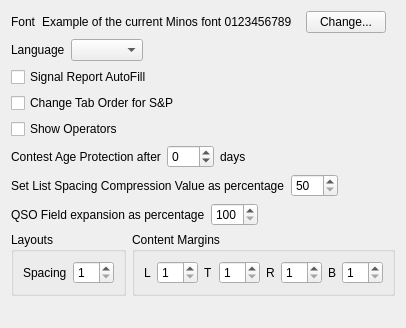
<?xml version="1.0" encoding="UTF-8"?>
<ui version="4.0">
 <class>DisplayOptions</class>
 <widget class="QFrame" name="DisplayOptions">
  <property name="geometry">
   <rect>
    <x>0</x>
    <y>0</y>
    <width>394</width>
    <height>328</height>
   </rect>
  </property>
  <property name="windowTitle">
   <string>Frame</string>
  </property>
  <layout class="QVBoxLayout" name="verticalLayout">
   <item>
    <layout class="QHBoxLayout" name="horizontalLayout_7">
     <item>
      <layout class="QVBoxLayout" name="verticalLayout_4">
       <item>
        <layout class="QHBoxLayout" name="horizontalLayout_4">
         <item>
          <widget class="QLabel" name="label_5">
           <property name="text">
            <string>Font</string>
           </property>
          </widget>
         </item>
         <item>
          <widget class="QLabel" name="FontLabel">
           <property name="text">
            <string>Example of the current Minos font 0123456789</string>
           </property>
          </widget>
         </item>
         <item>
          <spacer name="horizontalSpacer_3">
           <property name="orientation">
            <enum>Qt::Horizontal</enum>
           </property>
           <property name="sizeHint" stdset="0">
            <size>
             <width>40</width>
             <height>20</height>
            </size>
           </property>
          </spacer>
         </item>
         <item>
          <widget class="QPushButton" name="FontChangeButton">
           <property name="text">
            <string>Change...</string>
           </property>
          </widget>
         </item>
        </layout>
       </item>
       <item>
        <layout class="QHBoxLayout" name="horizontalLayout_5">
         <item>
          <widget class="QLabel" name="label_6">
           <property name="text">
            <string>Language</string>
           </property>
          </widget>
         </item>
         <item>
          <widget class="QComboBox" name="LanguageComboBox"/>
         </item>
         <item>
          <spacer name="horizontalSpacer_4">
           <property name="orientation">
            <enum>Qt::Horizontal</enum>
           </property>
           <property name="sizeHint" stdset="0">
            <size>
             <width>40</width>
             <height>20</height>
            </size>
           </property>
          </spacer>
         </item>
        </layout>
       </item>
      </layout>
     </item>
     <item>
      <spacer name="horizontalSpacer_7">
       <property name="orientation">
        <enum>Qt::Horizontal</enum>
       </property>
       <property name="sizeHint" stdset="0">
        <size>
         <width>40</width>
         <height>20</height>
        </size>
       </property>
      </spacer>
     </item>
    </layout>
   </item>
   <item>
    <layout class="QHBoxLayout" name="horizontalLayout_6">
     <item>
      <layout class="QVBoxLayout" name="verticalLayout_3">
       <item>
        <widget class="QCheckBox" name="ReportAutofillcb">
         <property name="text">
          <string>Signal Report AutoFill</string>
         </property>
        </widget>
       </item>
       <item>
        <widget class="QCheckBox" name="TabSandPActioncb">
         <property name="text">
          <string>Change Tab Order for S&amp;&amp;P</string>
         </property>
        </widget>
       </item>
       <item>
        <widget class="QCheckBox" name="ShowOperatorscb">
         <property name="text">
          <string>Show Operators</string>
         </property>
        </widget>
       </item>
      </layout>
     </item>
     <item>
      <spacer name="horizontalSpacer_6">
       <property name="orientation">
        <enum>Qt::Horizontal</enum>
       </property>
       <property name="sizeHint" stdset="0">
        <size>
         <width>40</width>
         <height>20</height>
        </size>
       </property>
      </spacer>
     </item>
    </layout>
   </item>
   <item>
    <layout class="QHBoxLayout" name="horizontalLayout">
     <item>
      <widget class="QLabel" name="label_2">
       <property name="text">
        <string>Contest Age Protection after</string>
       </property>
      </widget>
     </item>
     <item>
      <widget class="QSpinBox" name="ageSpinner">
       <property name="minimum">
        <number>-1</number>
       </property>
       <property name="maximum">
        <number>365</number>
       </property>
      </widget>
     </item>
     <item>
      <widget class="QLabel" name="label_3">
       <property name="text">
        <string>days</string>
       </property>
      </widget>
     </item>
     <item>
      <spacer name="horizontalSpacer_5">
       <property name="orientation">
        <enum>Qt::Horizontal</enum>
       </property>
       <property name="sizeHint" stdset="0">
        <size>
         <width>40</width>
         <height>20</height>
        </size>
       </property>
      </spacer>
     </item>
    </layout>
   </item>
   <item>
    <layout class="QHBoxLayout" name="horizontalLayout_3">
     <item>
      <widget class="QLabel" name="label">
       <property name="text">
        <string>Set List Spacing Compression Value as percentage</string>
       </property>
      </widget>
     </item>
     <item>
      <widget class="QSpinBox" name="ListCompressionSpinner">
       <property name="minimum">
        <number>50</number>
       </property>
       <property name="maximum">
        <number>150</number>
       </property>
      </widget>
     </item>
     <item>
      <spacer name="horizontalSpacer">
       <property name="orientation">
        <enum>Qt::Horizontal</enum>
       </property>
       <property name="sizeHint" stdset="0">
        <size>
         <width>40</width>
         <height>20</height>
        </size>
       </property>
      </spacer>
     </item>
    </layout>
   </item>
   <item>
    <layout class="QHBoxLayout" name="horizontalLayout_2">
     <item>
      <widget class="QLabel" name="label_4">
       <property name="text">
        <string>QSO Field expansion as percentage</string>
       </property>
      </widget>
     </item>
     <item>
      <widget class="QSpinBox" name="QSOFieldExpansionSpinner">
       <property name="minimum">
        <number>100</number>
       </property>
       <property name="maximum">
        <number>200</number>
       </property>
      </widget>
     </item>
     <item>
      <spacer name="horizontalSpacer_2">
       <property name="orientation">
        <enum>Qt::Horizontal</enum>
       </property>
       <property name="sizeHint" stdset="0">
        <size>
         <width>40</width>
         <height>20</height>
        </size>
       </property>
      </spacer>
     </item>
    </layout>
   </item>
   <item>
    <layout class="QHBoxLayout" name="horizontalLayout_10">
     <item>
      <widget class="QGroupBox" name="groupBox">
       <property name="title">
        <string>Layouts</string>
       </property>
       <layout class="QHBoxLayout" name="horizontalLayout_8">
        <item>
         <widget class="QLabel" name="label_9">
          <property name="text">
           <string>Spacing</string>
          </property>
         </widget>
        </item>
        <item>
         <widget class="QSpinBox" name="ls">
          <property name="minimum">
           <number>1</number>
          </property>
          <property name="maximum">
           <number>10</number>
          </property>
         </widget>
        </item>
        <item>
         <spacer name="horizontalSpacer_8">
          <property name="orientation">
           <enum>Qt::Horizontal</enum>
          </property>
          <property name="sizeHint" stdset="0">
           <size>
            <width>40</width>
            <height>20</height>
           </size>
          </property>
         </spacer>
        </item>
       </layout>
      </widget>
     </item>
     <item>
      <widget class="QGroupBox" name="groupBox_2">
       <property name="title">
        <string>Content Margins</string>
       </property>
       <layout class="QHBoxLayout" name="horizontalLayout_9">
        <item>
         <widget class="QLabel" name="label_11">
          <property name="text">
           <string>L</string>
          </property>
         </widget>
        </item>
        <item>
         <widget class="QSpinBox" name="cml">
          <property name="minimum">
           <number>1</number>
          </property>
          <property name="maximum">
           <number>10</number>
          </property>
         </widget>
        </item>
        <item>
         <widget class="QLabel" name="label_12">
          <property name="text">
           <string>T</string>
          </property>
         </widget>
        </item>
        <item>
         <widget class="QSpinBox" name="cmt">
          <property name="minimum">
           <number>1</number>
          </property>
          <property name="maximum">
           <number>10</number>
          </property>
         </widget>
        </item>
        <item>
         <widget class="QLabel" name="label_13">
          <property name="text">
           <string>R</string>
          </property>
         </widget>
        </item>
        <item>
         <widget class="QSpinBox" name="cmr">
          <property name="minimum">
           <number>1</number>
          </property>
          <property name="maximum">
           <number>10</number>
          </property>
         </widget>
        </item>
        <item>
         <widget class="QLabel" name="label_14">
          <property name="text">
           <string>B</string>
          </property>
         </widget>
        </item>
        <item>
         <widget class="QSpinBox" name="cmb">
          <property name="minimum">
           <number>1</number>
          </property>
          <property name="maximum">
           <number>10</number>
          </property>
         </widget>
        </item>
        <item>
         <spacer name="horizontalSpacer_9">
          <property name="orientation">
           <enum>Qt::Horizontal</enum>
          </property>
          <property name="sizeHint" stdset="0">
           <size>
            <width>40</width>
            <height>20</height>
           </size>
          </property>
         </spacer>
        </item>
       </layout>
      </widget>
     </item>
    </layout>
   </item>
   <item>
    <spacer name="verticalSpacer">
     <property name="orientation">
      <enum>Qt::Vertical</enum>
     </property>
     <property name="sizeHint" stdset="0">
      <size>
       <width>20</width>
       <height>40</height>
      </size>
     </property>
    </spacer>
   </item>
  </layout>
 </widget>
 <resources/>
 <connections/>
</ui>
